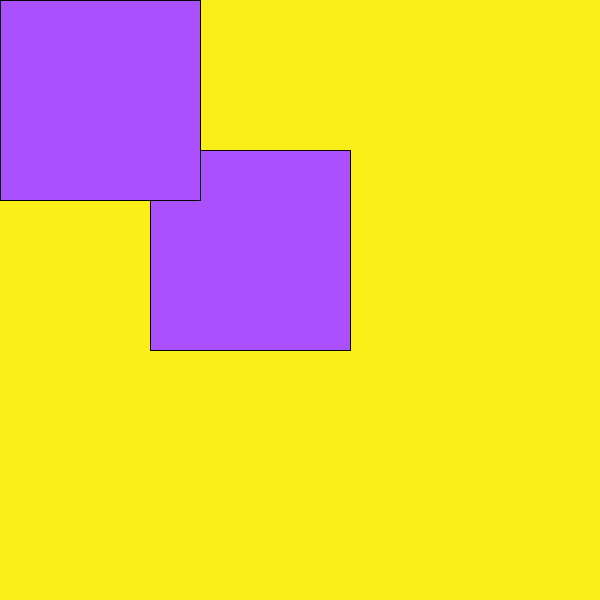
Frame 1 (no input)
Frame 60 (the mouse pressed at the canvas centre just before this capture): identical to frame 1, image omitted
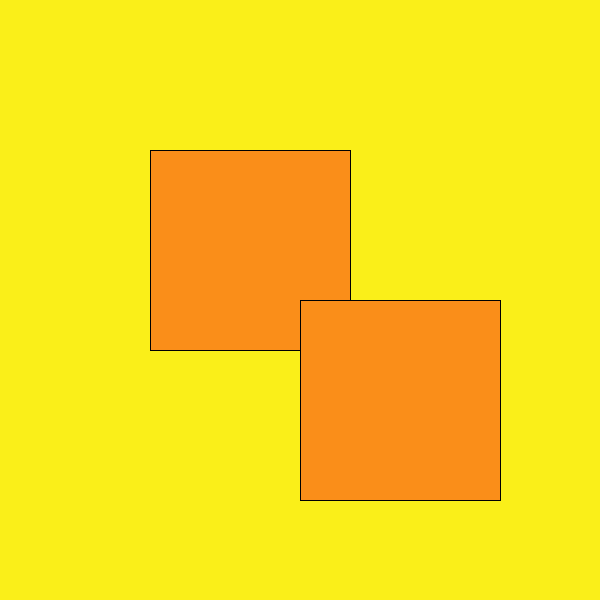
Frame 120 (the mouse held since frame 60 and released just before this capture)

The Processing sketch that drew these frames (run headless with seeded random() and noise(); from frame 60 on, the mouse is pressed at the canvas centre):

// Processing sketch: processing_54304
// ── processing_54304.pde

//4) a function that determines if two rectangles overlap and returns a boolean 
//value to indicate the answer

void setup() {
  size(600, 600);
   
}
 
void draw() {
  background(250, 239, 25);
  int x = 200;
   
    if (intersect(125,125,x/2,mouseX,mouseY,x/2)) {
    fill(170,80,255);
     
  }
  else {
    fill(250, 142, 25);
     
  }
  rect(150,150,x,x);
  rect(mouseX,mouseY,x,x);
   
}
boolean intersect(float a1, float b1, float c1, float a2, float b2, float c2) {
 
  float d = dist(a1, b1, c1, a2, b2, c2);
  if ( d < (c1 + c2) ) {
 
   return true;
  }
  else {
     return false;
}
}
